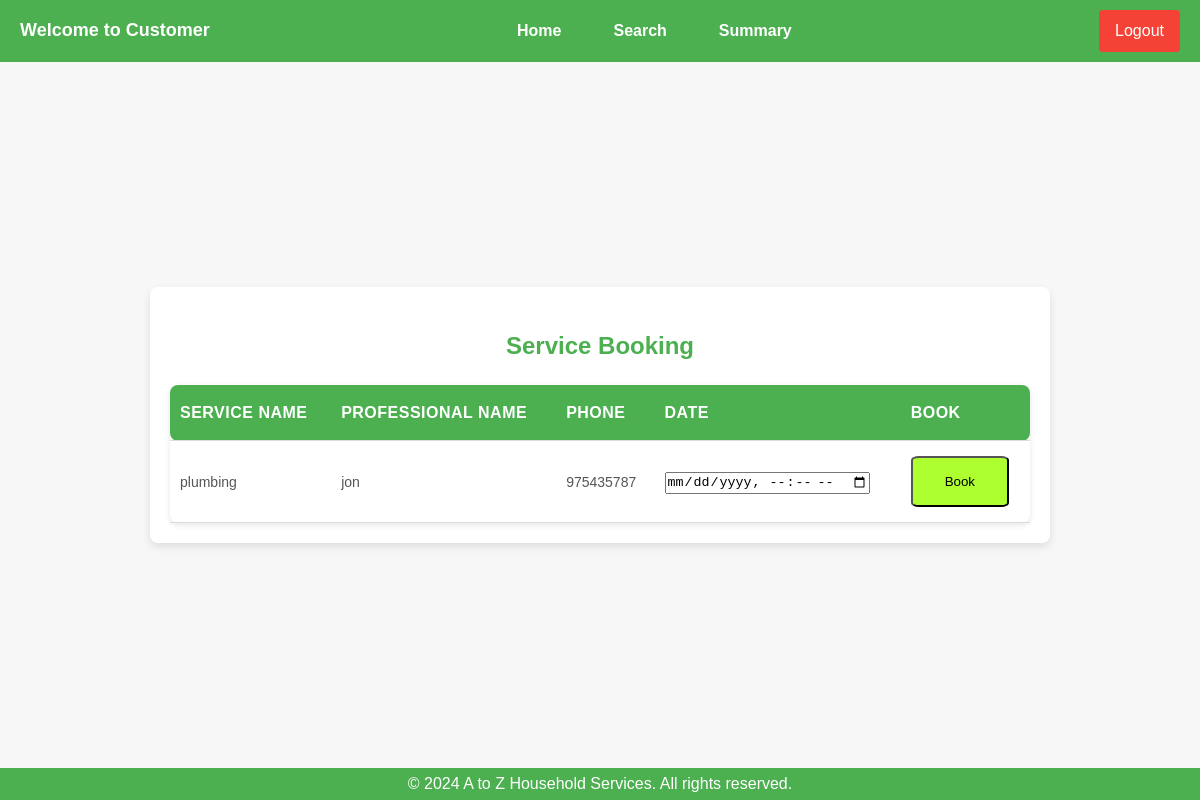
/booking/plumbing/1/1, run on the app's committed database.
### backend/models.py (models this page shows)
class ServiceProfessional(db.Model):
    __tablename__ = 'service_professionals'
    id = db.Column(db.Integer, primary_key=True)
    username = db.Column(db.String(80), unique=True, nullable=False)
    password = db.Column(db.String(120), nullable=False)
    role = db.Column(db.String(20), nullable=False)
    name = db.Column(db.String(120), nullable=False)
    date_created = db.Column(db.DateTime, default=datetime.now())
    service_id = db.Column(db.Integer, db.ForeignKey('services.id'), nullable=False)
    service_type = db.Column(db.String, nullable=False)
    experience = db.Column(db.Integer, nullable=False)
    address = db.Column(db.String(240), nullable=True)
    phone = db.Column(db.Integer, nullable=False)
    pincode = db.Column(db.Integer, nullable=False)
    pdf_path = db.Column(db.String(300), nullable=False)
    approved = db.Column(db.Boolean, default=False)  # Admin approval status
    blocked = db.Column(db.Boolean, default=False)  # Admin block status

### backend/controllers.py (the view)
@app.route("/booking/<name>/<uid>/<sid>")
def booking(name,uid,sid):
    professionals = ServiceProfessional.query.filter_by(service_id=sid).all()
    print(professionals)
    return render_template("booking.html",name=name,uid=uid,sid=sid,professionals=professionals)

### templates/booking.html (shortened to what this page needs)
<!DOCTYPE html>
<html lang="en">
<head>
    <link rel="stylesheet" href="/static/main.css">
</head>
<body>
<nav class="navbar">
    <div class="navbar-left">
        <span>Welcome to Customer</span>
    </div>
    <ul class="navbar-links">
        <li><a href="/dashboard/{{uid}}/{{name}}">Home</a></li>
        <li><a href="/search">Search</a></li>
        <li><a href="/summary">Summary</a></li>
    </ul>
    <div class="navbar-right">
        <a href="/logout" class="btn btn-logout">Logout</a>
    </div>
</nav>
<main class="my-container">
    <section id="service-history">
        <h3>Service Booking</h3>
        <table>
            {%if professionals%}
            <thead>
                <tr>
                    <th>Service Name</th>
                    <th>Professional Name</th>
                    <th>Phone</th>
                    <th>Date</th>
                    <th>Book</th>
                </tr>
            </thead>
            <tbody>
                {%for prof in professionals%}
                <tr>
                    <td>{{prof.service_type}}</td>
                    <td>{{prof.name}}</td>
                    <td>{{prof.phone}}</td>
                    <form action="/servicereq/create/{{name}}/{{uid}}/{{prof.id}}/{{sid}}" method="POST">
                        <td><input type="datetime-local" name="date" id="date"></td>
                        <td><button class="btn-edit">Book</button></td>
                    </form>
                </tr>
                {%endfor%}
            </tbody>
        </table>
        {%endif%}
    </section>
</main>
<footer>
    <p>&copy; 2024 A to Z Household Services. All rights reserved.</p>
</footer>
</body>
</html>

### static/main.css (style rules this page uses)
* { margin: 0; padding: 0; box-sizing: border-box; }
body { font-family: Arial, sans-serif; background-color: #f7f7f7; color: #333; line-height: 1.6; display: flex; flex-direction: column; justify-content:space-between; align-items: center; height: 100vh; }
.btn-edit { padding: 1rem 2rem; background-color: greenyellow; border-radius: 8%; transition: transform 0.3s ease-in-out }
.navbar { width: 100%; background-color: #4CAF50; padding: 10px 20px; display: flex; justify-content: space-between; align-items: center; position: sticky; top: 0; z-index: 1000; }
.navbar-left { color: white; font-size: 18px; font-weight: bold; }
.navbar-links { list-style: none; display: flex; gap: 20px; }
.navbar-links li { display: inline-block; }
.navbar-links a { color: white; text-decoration: none; font-size: 16px; font-weight: bold; padding: 8px 16px; transition: background-color 0.3s; }
.navbar-right { display: flex; align-items: center; }
.navbar-right .btn-logout { background-color: #f44336; color: white; padding: 8px 16px; border-radius: 4px; cursor: pointer; text-decoration: none; }
.my-container { width: 100%; max-width: 900px; max-height: min-content; margin: 20px auto; padding: 20px; background-color: #ffffff; box-shadow: 0 4px 8px rgba(0, 0, 0, 0.1); border-radius: 8px; }
h3 { color: #4CAF50; font-size: 24px; margin-bottom: 10px; }
#service-history { margin-top: 20px; }
#service-history h3 { color: #4CAF50; font-size: 24px; text-align: center; margin-bottom: 15px; }
table { width:100%; border-collapse: collapse; margin-top: 20px; border-radius: 8px; box-shadow: 0 2px 6px rgba(0, 0, 0, 0.1); }
table th, table td { text-align: left; padding: 15px 10px; border-bottom: 1px solid #ddd; }
table th { background-color: #4CAF50; color: white; font-size: 16px; text-transform: uppercase; letter-spacing: 0.5px; }
table td { color: #555; font-size: 14px; vertical-align: middle; }
table th:first-child, table td:first-child { border-top-left-radius: 8px; border-bottom-left-radius: 8px; }
table th:last-child, table td:last-child { border-top-right-radius: 8px; border-bottom-right-radius: 8px; }
footer { background-color: #4CAF50; color: white; text-align: center; width: 100%; padding: 3px 0; bottom: 0; }

### data on the page
ServiceProfessional: service_type "plumbing", name "jon", phone "975435787"
